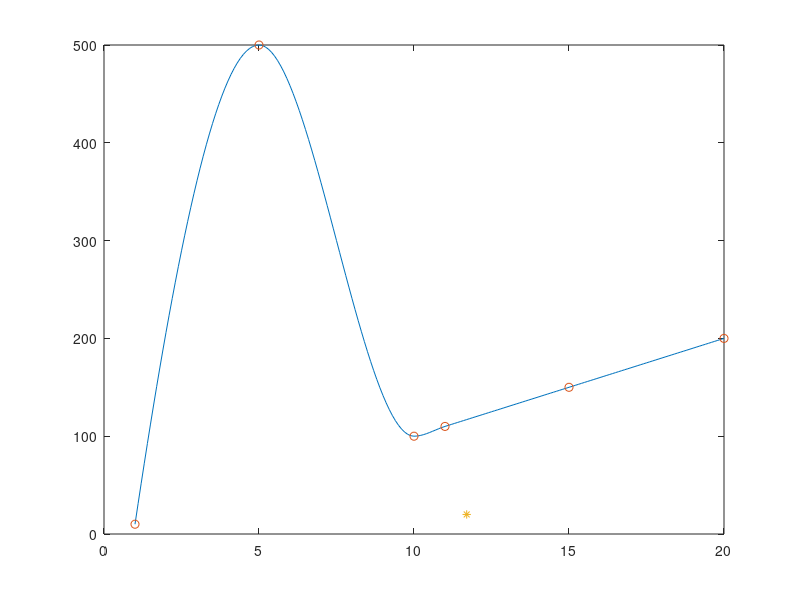
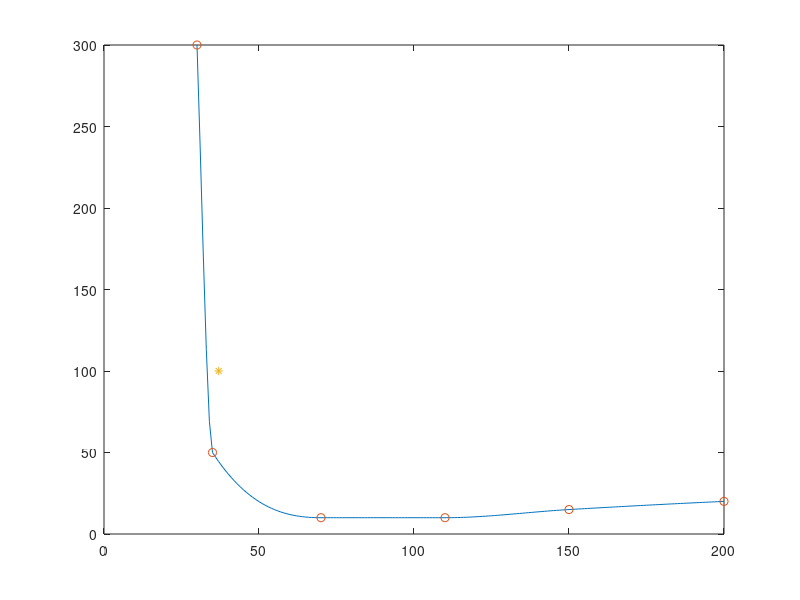
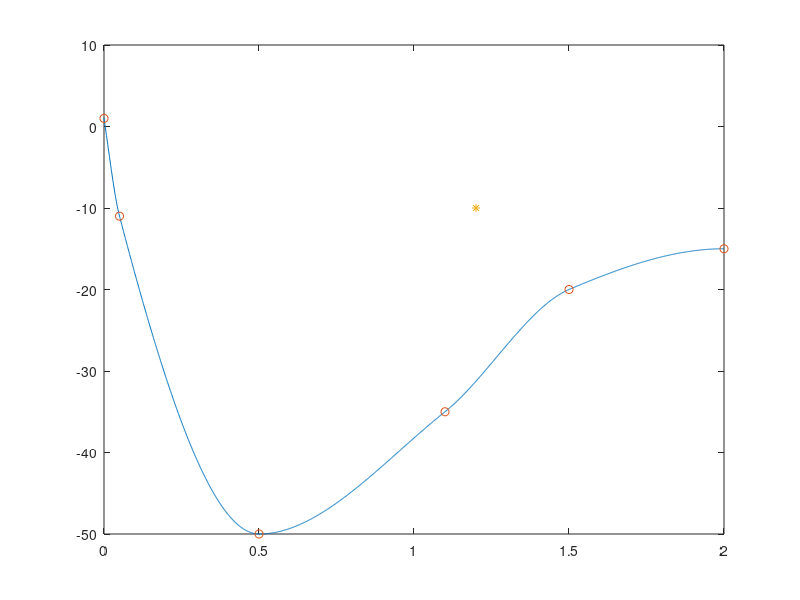

MATLAB code for these plots, in order:
%function contMerit=update_continousmerit(contMerit, foundMerit, xcont)

xcont=[11.7,37,1.2];
foundmerit=[20,100,-10];

oldptsx{1}=[1,5,10,11,15,20];
oldptsx{2}=[30,35,70,110,150,200];
oldptsx{3}=[0,.05,.5,1.1,1.5,2.0];

oldptsy{1}=[10,500,100,110,150,200];
oldptsy{2}=[300,50,10,10,15,20];
oldptsy{3}=[1,-11,-50,-35,-20,-15];

tol(1)=0.1;
tol(2)=1
tol(3)=0.001;

for ag=1:3
   ptsx=oldptsx{ag}
   ptsy=oldptsy{ag}
   xx=ptsx(1):tol(ag):ptsx(end)
   %could use interp1 for linear interpolation...
   %or spline for spline
   %pchip seems to make sense
   yy=pchip(ptsx,ptsy,xx)
   
   xnew=xcont(ag)
   ynew=foundmerit(ag)
   
   figure(ag)
   plot(xx,yy,ptsx,ptsy,'o',xnew,ynew,'*');
   
  
   %if the new point is better than its closest neighbor, replace that
   %neighbor.
   
   %if not, don't add the point (even if it's better than the father
   %neighbor)
   
    
end



%end